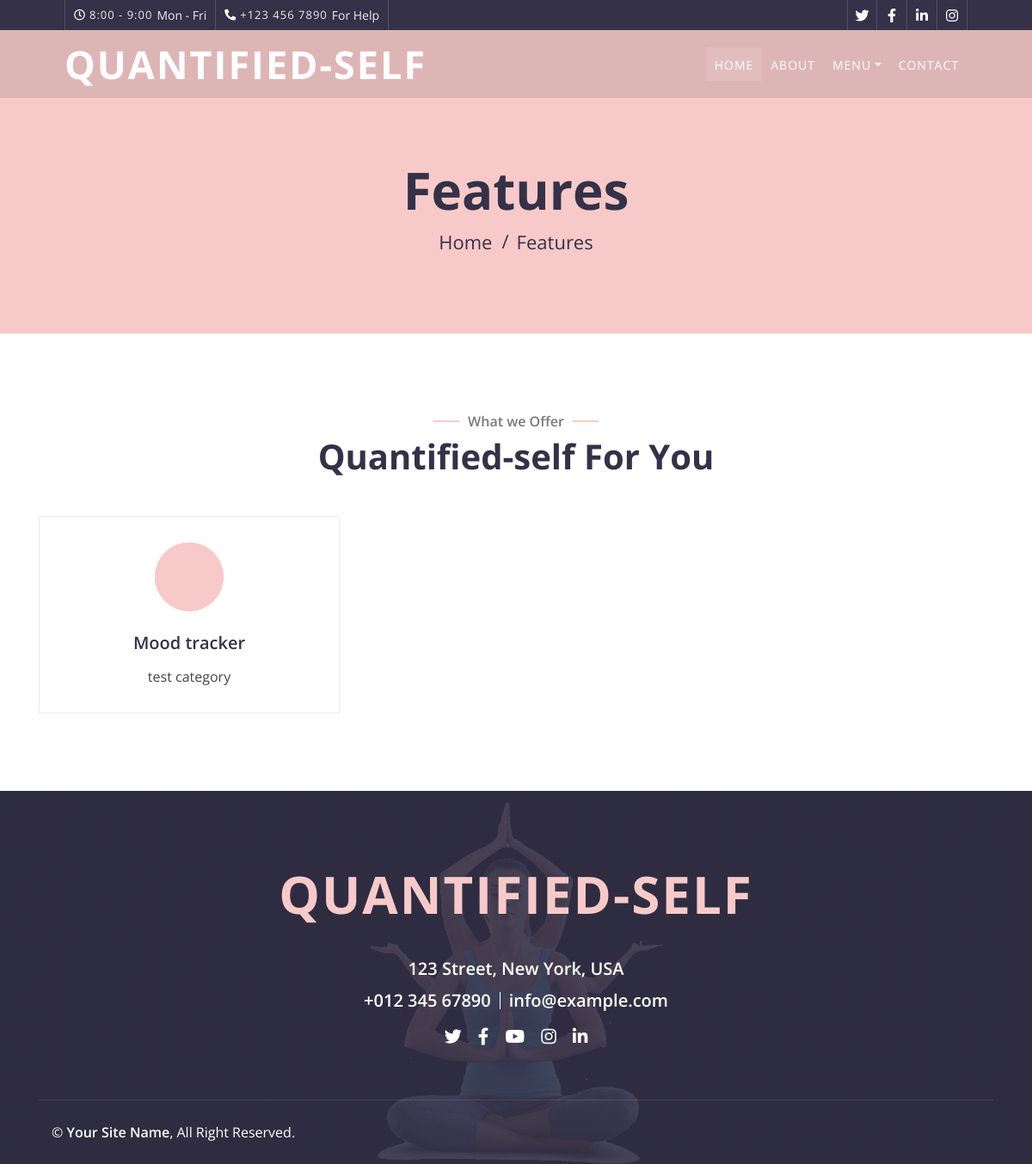
Page /category/ on the earlier database version.
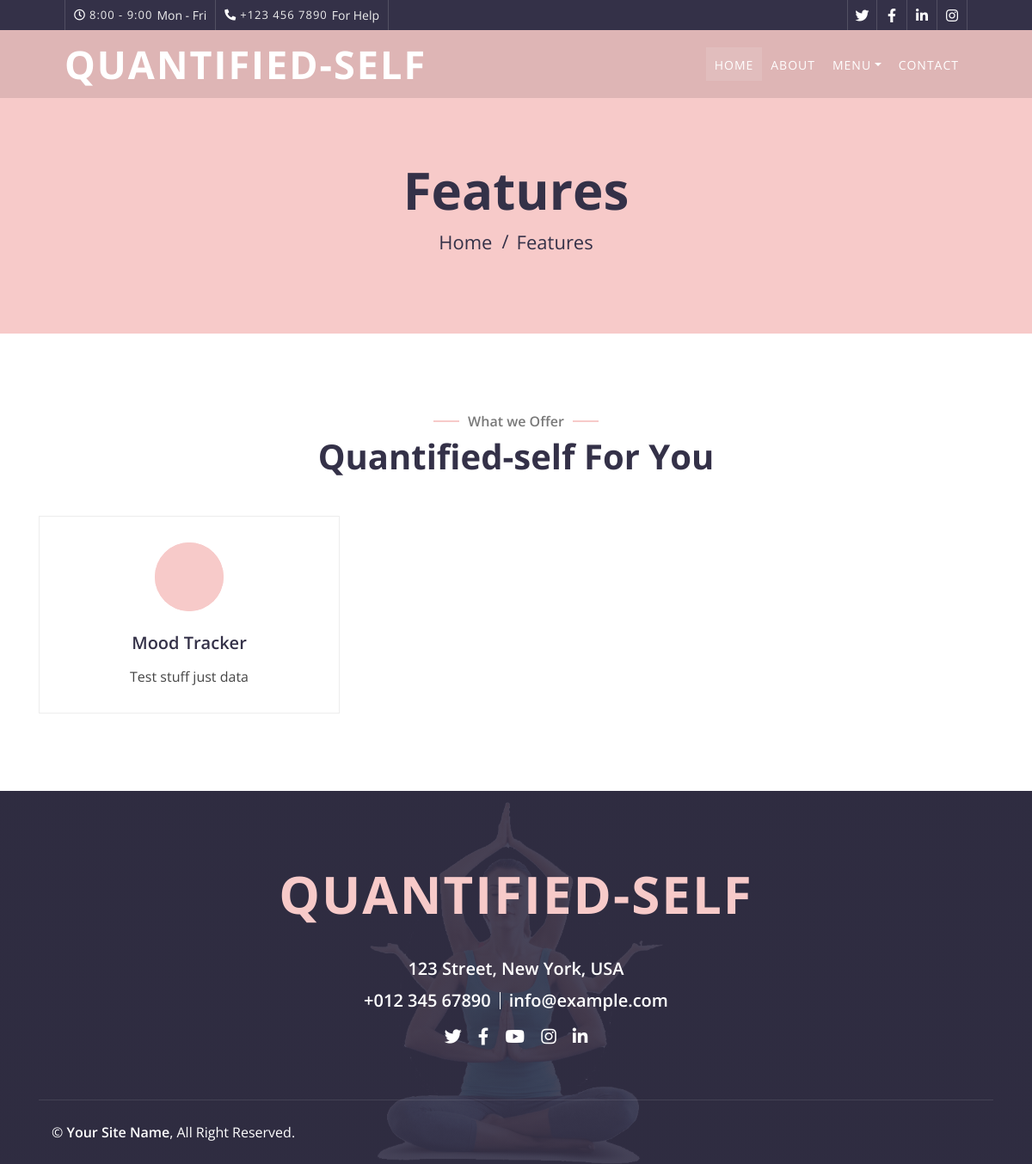
Same page on the later database version.
### app/models/tracker.py (models this page shows, shortened)
class TrackerCategory(db.Model):
    __tablename__ = 'category'
    id = db.Column(db.Integer, primary_key=True, index=True)
    title = db.Column(db.String(300), unique=True)
    description = db.Column(db.Text)
    tracker = db.relationship('Tracker', backref='category', lazy='dynamic')
    created_at = db.Column(db.DateTime, default=datetime.now())
    updated_at = db.Column(db.DateTime, default=func.now())

### app/blueprints/main/views.py (the view)
@main.route('/category/<int:page>', methods=['GET'])
@main.route('/category/', defaults={'page': 1}, methods=['GET'])
def categories(page):
    category = TrackerCategory.query.paginate(page, per_page=50)
    return render_template('pages/category.html',categories=category)

### app/templates/pages/category.html (shortened to what this page needs)
{% extends "layouts/base.html" %}
{% block content %}
        <div class="page-header">
            <div class="container">
                <div class="row">
                    <div class="col-12">
                        <h2>Features</h2>
                    </div>
                    <div class="col-12">
                        <a href="">Home</a>
                        <a href="/">Features</a>
                    </div>
                </div>
            </div>
        </div>
        <div class="service">
            <div class="container">
                <div class="section-header text-center wow zoomIn" data-wow-delay="0.1s">
                    <p>What we Offer</p>
                    <h2>{{config.APP_NAME}} For You</h2>
                </div>
                <div class="row">
                    {% for cat in categories.items %}
                    <div class="col-lg-4 col-md-6 wow fadeInUp" data-wow-delay="0.0s">
                        <a
                        href="{{url_for('main.main_category', category_id=cat.id)}}">
                         <div class="service-item" >
                             <div class="service-icon">
                            </div>
                            <h3 ">{{cat.title}}</h3>
                            <p>
                               {{cat.description[:40]}}
                            </p>
                        </div>
                    </a>
                    </div>
                    {% endfor %}
                </div>
            </div>
        </div>
{% endblock %}

Differences in the rows shown:
changed TrackerCategory: title "Mood tracker" → "Mood Tracker"; description "test category" → "Test stuff just data"
